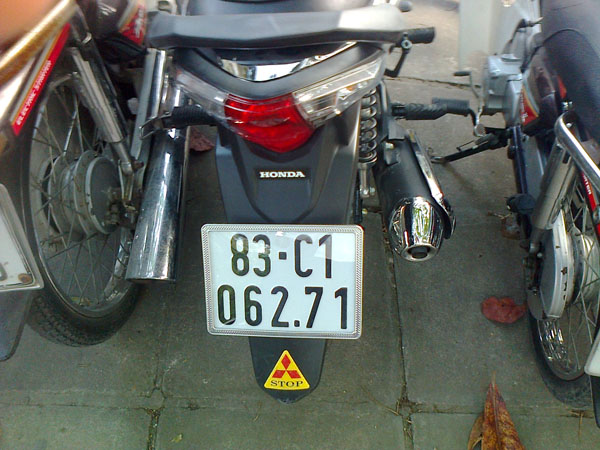
#> input picture dataset/license_plate_dataset/0/images/0416.jpg, 600 x 450 px, given in place of 0402.jpg, which was not available
$ python inspect_plate_borders.py
#> lines starting #> are read from the running program, lines starting #| are printed output that depends on the picture; after the words box and inside, x2 and y2 are one past the last pixel; in counts of white or black regions, pixels touching at a corner belong together
"""Development evidence: export convex plate-sized border quadrilaterals."""
from pathlib import Path
import cv2


def main():
    output = Path(__file__).resolve().parent / "debug_outputs" / "border_audit"
    output.mkdir(parents=True, exist_ok=True)
    for name in ("0402", "0403", "0404", "0405", "0406", "0407"):
        image = cv2.imread(f"dataset/license_plate_dataset/0/images/{name}.jpg")
#> image is the input picture: shape (450, 600, 3); mean B, G, R 93.5, 99, 95.2
        gray = cv2.cvtColor(image, cv2.COLOR_BGR2GRAY)
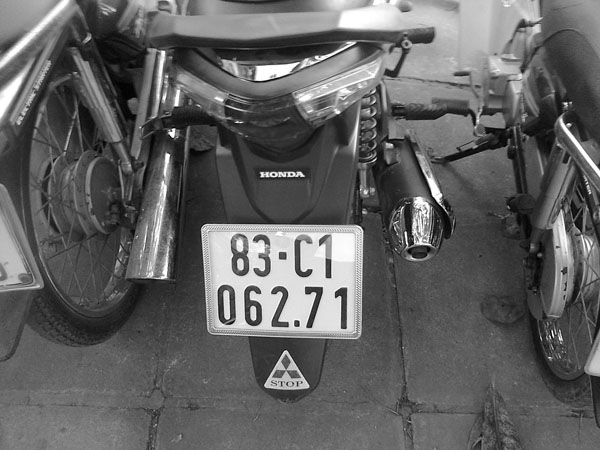
#> gray: shape (450, 600); min 0, max 255, mean 97.2
        edges = cv2.Canny(cv2.GaussianBlur(gray, (3, 3), 0), 40, 120)
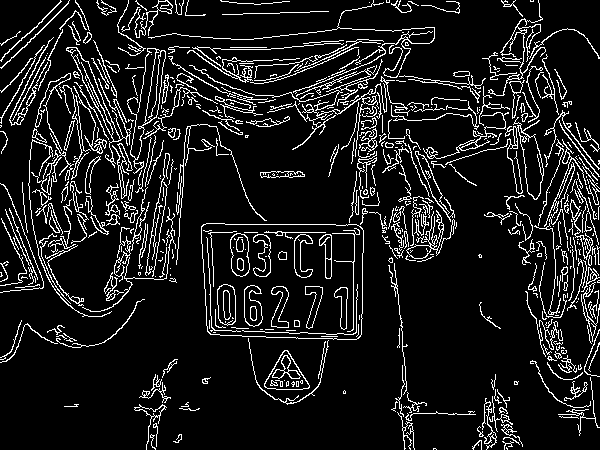
#> edges: shape (450, 600); 10.9% white in thin lines or dots
        edges = cv2.morphologyEx(edges, cv2.MORPH_CLOSE, cv2.getStructuringElement(cv2.MORPH_RECT, (3, 3)))
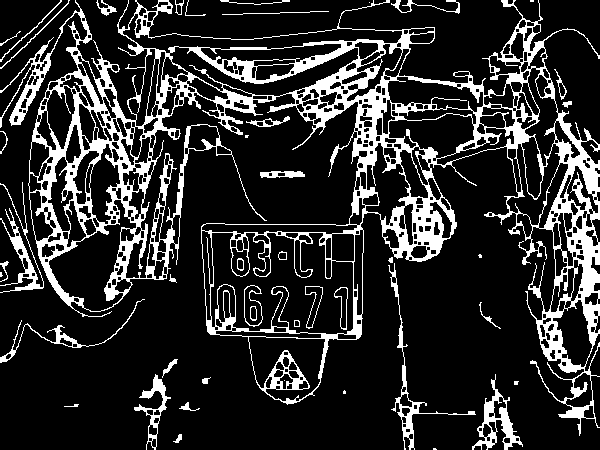
#> edges: shape (450, 600); 17.7% white; 45 white regions (9 under 20 px)
        contours, _ = cv2.findContours(edges, cv2.RETR_LIST, cv2.CHAIN_APPROX_SIMPLE)
#> contours = 570 contours, 144 with area under 20; largest, box (x1, y1, x2, y2) and area: (0, 0, 600, 436) 109675, (210, 232, 354, 335) 10176, (48, 199, 137, 312) 4114, (122, 13, 403, 54) 3173, (169, 46, 359, 97) 2994
        boxes = []
        for contour in contours:
            polygon = cv2.approxPolyDP(contour, .025 * cv2.arcLength(contour, True), True)
            if len(polygon) != 4 or not cv2.isContourConvex(polygon):
                continue
            x, y, w, h = cv2.boundingRect(polygon)
            area = cv2.contourArea(polygon)
            if area < .01 * image.shape[0] * image.shape[1] or not 1.15 < w / h < 6.5:
                continue
            boxes.append((x, y, w, h))
            cv2.rectangle(image, (x, y), (x+w, y+h), (0, 255, 0), 2)
#> this loop made 570 passes
#> polygon on pass 35: [[284, 380]]
#> after the loop, boxes = []
        cv2.imwrite(str(output / f"{name}.jpg"), image)
        print(name, boxes)
#| 0402 []
#> pass 2 of the loop in main, `for name in ("0402", "0403", "0404", "0405", "0406", "0407"):`:
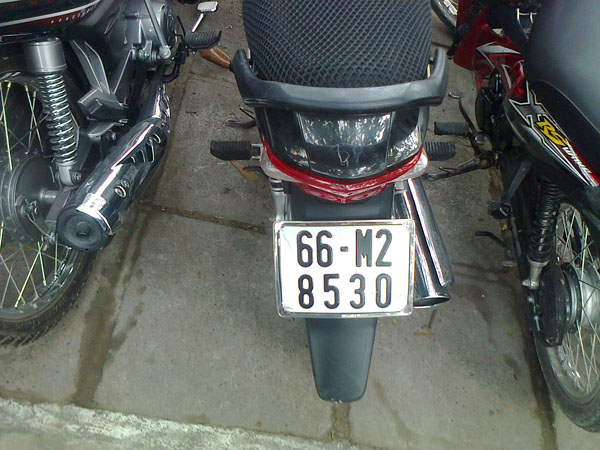
#> input picture dataset/license_plate_dataset/0/images/0444.jpg, 600 x 450 px, given in place of 0403.jpg, which was not available
#> in main, image is the input picture: shape (450, 600, 3); mean B, G, R 95, 98.9, 94.5
#> in main, `edges = cv2.Canny(cv2.GaussianBlur(gray, (3, 3), 0), 40, 120)`:
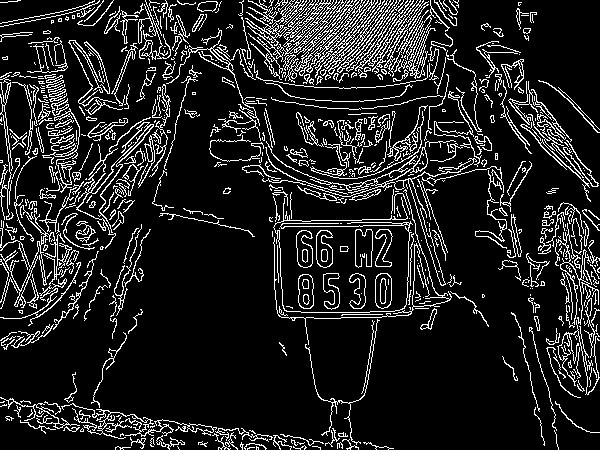
#> edges: shape (450, 600); 13% white in thin lines or dots
#> in main, `edges = cv2.morphologyEx(edges, cv2.MORPH_CLOSE, cv2.getStructuringEle..`:
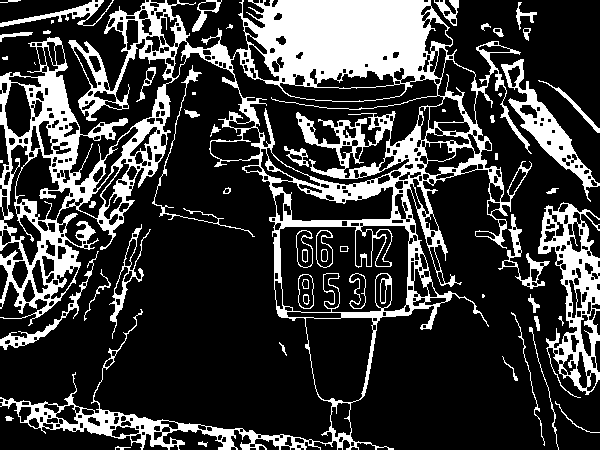
#> edges: shape (450, 600); 23.5% white; 57 white regions (9 under 20 px)
#> contours = 601 contours, 186 with area under 20; largest, box (x1, y1, x2, y2) and area: (0, 0, 532, 450) 102968, (230, 51, 444, 186) 9508, (279, 225, 410, 313) 9052, (538, 202, 600, 398) 6602, (305, 317, 374, 403) 4740
#> the loop in main, `for contour in contours:` made 601 passes
#> polygon on pass 57: [[555, 401], [576, 426], [599, 432], [577, 426]]
#| 0403 []


if __name__ == "__main__":
#> (the run stopped early here; a loop or call above may not have finished)
